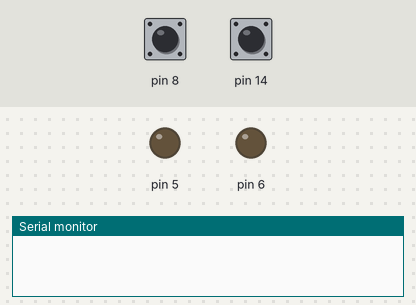
A sketch run on a simulated Arduino Uno, built with avr-gcc and run on an emulated ATmega328P. Parts: output pins drawn as LEDs (lit = HIGH), the last lines printed to the serial monitor. Dashed ring = blinking. Inputs (shaded band) come from the test bench; at power-on: pin 8 HIGH, pin 14 HIGH.

Above: at 1.2 s.
1.3 s: pin 8 pulled LOW for 0.15 s
At 1.39 s:
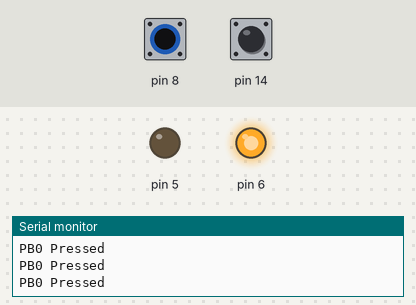
2.9 s: pin 14 pulled LOW for 0.15 s
At 4.2 s:
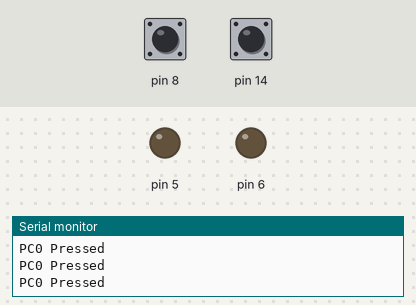
4.5 s: pin 14 pulled LOW for 3.2 s
At 5.3 s:
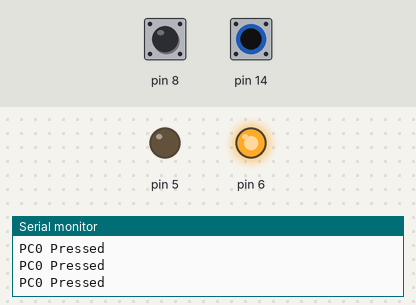
9.2 s: pin 8 pulled LOW for 3.2 s
At 12.7 s:
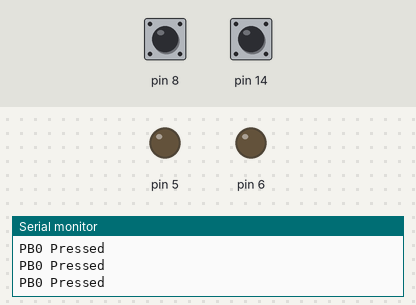
13.9 s: pin 8 driven LOW and pin 14 driven LOW
At 15.2 s:
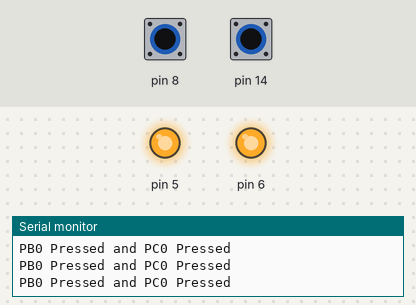
15.7 s: pin 8 pulsed HIGH 2 times (0.12 s each, 0.3 s apart)
At 15.96 s:
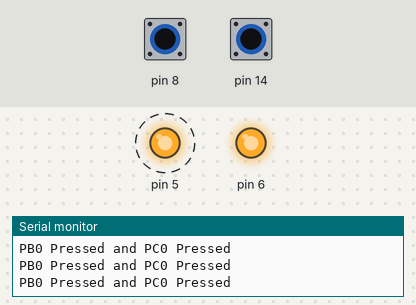
Timing chart, 0 to 18.7 s (numbered marks = the images above; inputs shaded):
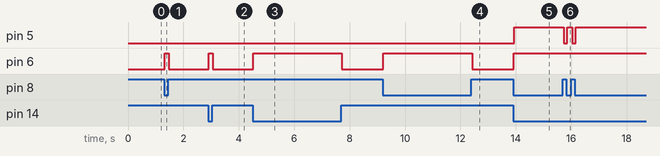

Measured:
- after the input at 1.3 s, pin 6: LOW → HIGH at once, → LOW 0.14 s later
- after the input at 2.9 s, pin 6: LOW → HIGH at once, → LOW 0.14 s later
- after the input at 4.5 s, pin 6: LOW → HIGH at once, → LOW 3.2 s later
- after the input at 9.2 s, pin 6: LOW → HIGH at once, → LOW 3.2 s later
- after the input at 13.9 s, pin 5: LOW → HIGH after 0.05 s; pin 6: LOW → HIGH at once
- after the input at 15.7 s, pin 5: alternates HIGH for 0.19 s and LOW for 0.12 s, 4 changes in all, then stays HIGH, starting at once

The sketch:

lab2.5.ino
```cpp
volatile uint8_t* ioPORTB;
volatile uint8_t* ioDDRB;
volatile uint8_t* ioPINB;

volatile uint8_t* ioPORTC;
volatile uint8_t* ioDDRC;
volatile uint8_t* ioPINC;

volatile uint8_t* ioPORTD;
volatile uint8_t* ioDDRD;

void myHardDelay(long delayInMs);
void debounce();

void setup() {
  // put your setup code here, to run once:
  ioPORTB = ( uint8_t *)0x25;
  ioDDRB = ( uint8_t *)0x24;
  ioPINB = (uint8_t*)0x23;

  ioPORTC = ( uint8_t *)0x28;
  ioDDRC = ( uint8_t *)0x27;
  ioPINC = (uint8_t*)0x26;

  ioPORTD = ( uint8_t *)0x2B;
  ioDDRD = ( uint8_t *)0x2A;

  *ioDDRB &= 0xfe;
  *ioDDRC &= 0xfe;
  *ioDDRD |= 0x60;

  *ioPORTB |= 0x01;
  *ioPORTC |= 0x01;
  Serial.begin(9600);
}

void loop() {
  // put your main code here, to run repeatedly:
  if ((*ioPINB & 0x01) == 0 && (*ioPINC & 0x01) == 0) {
    debounce();
    *ioPORTD &= 0x9f;
    *ioPORTD |= 0x60;
    Serial.write("PB0 Pressed and PC0 Pressed\n");
  }
  else if ((*ioPINB & 0x01) == 0 ) {
    debounce();
    *ioPORTD &= 0x9f;
    *ioPORTD |= 0x40;
    Serial.write("PB0 Pressed\n");
  }
  else if ((*ioPINC & 0x01) == 0 ) {
    debounce();
    *ioPORTD &= 0x9f;
    *ioPORTD |= 0x40;
    Serial.write("PC0 Pressed\n");
  } else {
    *ioPORTD &= 0x9f;
  }
}

void debounce() {
  myHardDelay(20);
}

void myHardDelay(long delayInMs) {
  float N = 198.43;
  long long iterations = delayInMs * N;
  volatile long long i = 0;
  while (i < iterations) {
    i++;
  }
}
```
